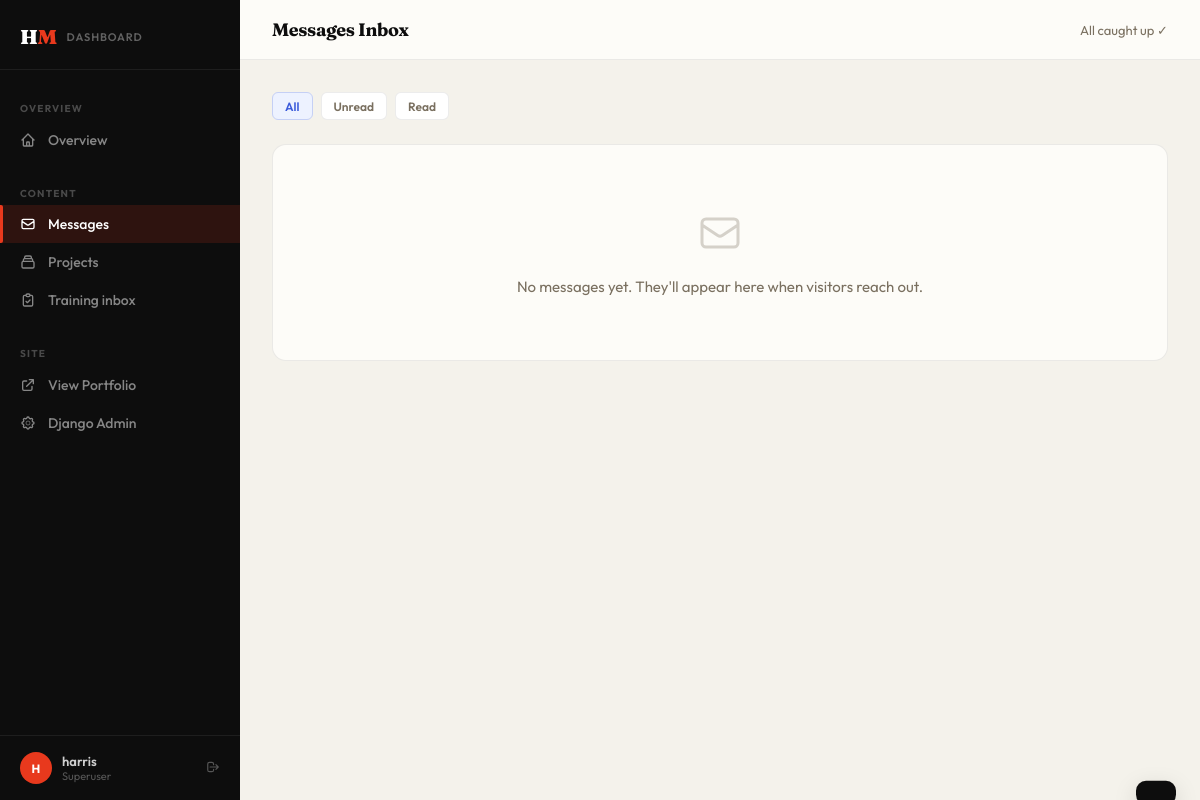
The app's page /dashboard/inbox/ (signed in), older data.
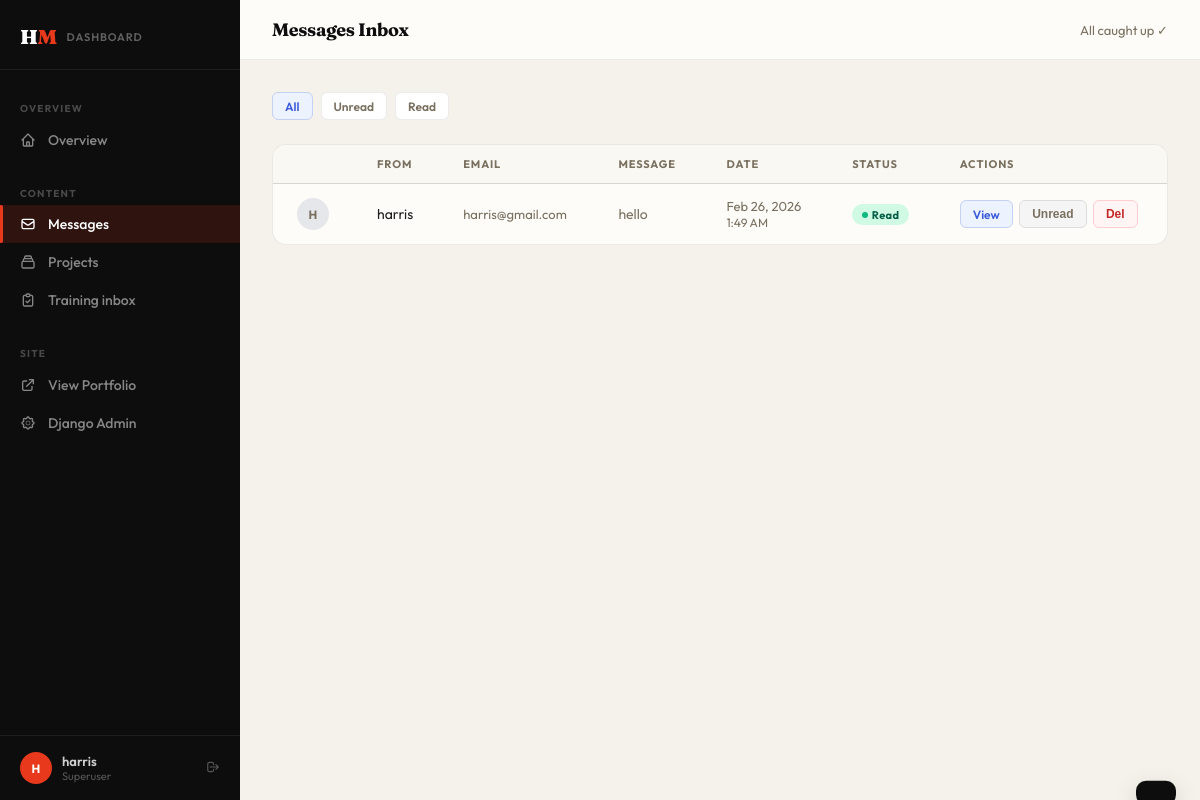
The same page, newer data.
### harrison/models.py (models this page shows, shortened)
class ContactMessage(models.Model):
    sender = models.ForeignKey(User, on_delete=models.SET_NULL, null=True, blank=True, related_name='sent_messages')
    email = models.EmailField(blank=True, null=True)
    name = models.CharField(max_length=100, blank=True)
    message = models.TextField()
    sent_at = models.DateTimeField(auto_now_add=True)
    is_read = models.BooleanField(default=False)
    class Meta:
        ordering = ['-sent_at']
    @property
    def display_name(self):
        if self.sender:
            return self.sender.get_full_name() or self.sender.username
        return self.name or 'Anonymous'
    @property
    def display_email(self):
        if self.sender:
            return self.sender.email
        return self.email or 'No email provided'

### harrison/views.py (the view)
    def wrapper(request, *args, **kwargs):
        if not request.user.is_authenticated:
            return redirect(f'/login/?next={request.path}')
        if not request.user.is_superuser:
            return redirect('home')
        return view_func(request, *args, **kwargs)

### harrison/context_processors.py (called while the page is built)
def agent(request):
    return {
        "AGENT_CHAT_URL": getattr(
            settings,
            "AGENT_CHAT_URL",
            "https://supervisors-moral-dive-program.trycloudflare.com/chat",
        ),
    }

### harrison/views.py (called while the page is built)
def superuser_required(view_func):
    def wrapper(request, *args, **kwargs):
        if not request.user.is_authenticated:
            return redirect(f'/login/?next={request.path}')
        if not request.user.is_superuser:
            return redirect('home')
        return view_func(request, *args, **kwargs)
    wrapper.__name__ = view_func.__name__
    return wrapper

@superuser_required
def inbox(request):
    filter_type = request.GET.get('filter', 'all')
    qs = ContactMessage.objects.all()
    if filter_type == 'unread':
        qs = qs.filter(is_read=False)
    elif filter_type == 'read':
        qs = qs.filter(is_read=True)
    unread_count = ContactMessage.objects.filter(is_read=False).count()
    return render(request, 'harrison/inbox.html', {
        'messages_list': qs,
        'filter_type': filter_type,
        'unread_count': unread_count,
    })

### harrison/templates/harrison/inbox.html (shortened to what the changed rows need)
{% extends 'harrison/dashboard_base.html' %}
{% block content %}
  <div class="dash-table-wrap">
    {% if messages_list %}
    <table>
      <thead>
        <tr>
          <th style="width:2.5rem;"></th>
          <th>From</th>
          <th>Email</th>
          <th>Message</th>
          <th>Date</th>
          <th>Status</th>
          <th>Actions</th>
        </tr>
      </thead>
      <tbody>
        {% for msg in messages_list %}
        <tr style="cursor:pointer;" id="msg-row-{{ msg.id }}">
          <td onclick="window.location='{% url 'message_detail' msg.id %}'">
            <div style="width:2rem;height:2rem;border-radius:50%;background:{% if msg.is_read %}#e5e7eb{% else %}var(--dash-ink){% endif %};color:{% if msg.is_read %}var(--dash-muted){% else %}white{% endif %};display:flex;align-items:center;justify-content:center;font-size:0.75rem;font-weight:700;">
              {{ msg.display_name|first|upper }}
            </div>
          </td>
          <td onclick="window.location='{% url 'message_detail' msg.id %}'" style="{% if not msg.is_read %}font-weight:700;color:var(--dash-ink);{% endif %}">
            {{ msg.display_name }}
          </td>
          <td onclick="window.location='{% url 'message_detail' msg.id %}'" style="font-size:0.8125rem;color:var(--dash-muted);">
            {% if msg.display_email != 'No email provided' %}
              {{ msg.display_email }}
            {% else %}
              <span style="color:#ccc;">—</span>
            {% endif %}
          </td>
          <td onclick="window.location='{% url 'message_detail' msg.id %}'" style="max-width:260px;overflow:hidden;text-overflow:ellipsis;white-space:nowrap;color:var(--dash-muted);font-size:0.875rem;">
            {{ msg.message|truncatechars:80 }}
          </td>
          <td onclick="window.location='{% url 'message_detail' msg.id %}'" style="font-size:0.8125rem;color:var(--dash-muted);white-space:nowrap;">
            {{ msg.sent_at|date:"M d, Y" }}<br>
            <span style="font-size:0.75rem;">{{ msg.sent_at|time:"g:i A" }}</span>
          </td>
          <td onclick="window.location='{% url 'message_detail' msg.id %}'">
            {% if msg.is_read %}
            <span class="badge badge-read" id="status-badge-{{ msg.id }}"><span class="badge-dot"></span>Read</span>
            {% else %}
            <span class="badge badge-new" id="status-badge-{{ msg.id }}"><span class="badge-dot"></span>New</span>
            {% endif %}
          </td>
          <td>
            <div style="display:flex;gap:0.4rem;">
              <a href="{% url 'message_detail' msg.id %}" class="action-btn action-btn-view">View</a>
              <button class="action-btn"
                      id="toggle-btn-{{ msg.id }}"
                      style="background:#f5f5f5;color:var(--dash-muted);border-color:#ddd;"
                      onclick="toggleRead({{ msg.id }})"
                      title="Toggle read status">
                {% if msg.is_read %}Unread{% else %}Read{% endif %}
              </button>
              <button class="action-btn action-btn-delete" onclick="confirmDelete({{ msg.id }}, '{{ msg.display_name|escapejs }}')">Del</button>
            </div>
          </td>
        </tr>
        {% endfor %}
      </tbody>
    </table>
    {% else %}
    <div class="empty-state">
      <svg fill="none" stroke="currentColor" viewBox="0 0 24 24"><path stroke-linecap="round" stroke-linejoin="round" stroke-width="1.5" d="M3 8l7.89 5.26a2 2 0 002.22 0L21 8M5 19h14a2 2 0 002-2V7a2 2 0 00-2-2H5a2 2 0 00-2 2v10a2 2 0 002 2z"/></svg>
      <p>
        {% if filter_type == 'unread' %}No unread messages.{% elif filter_type == 'read' %}No read messages yet.{% else %}No messages yet. They'll appear here when visitors reach out.{% endif %}
      </p>
    </div>
    {% endif %}
  </div>
{% endblock %}

Row changes from the older to the newer data that the page shows:
added ContactMessage: display_name|first "H", display_name "harris", display_email "harris@gmail.com", message "hello", sent_at "Feb 26, 2026", sent_at "1:49 AM", is_read "Unread"
Text that changed along with them:
text no longer shown: "No messages yet. They'll appear here when visitors reach out."
text now shown: "FROM EMAIL MESSAGE DATE STATUS ACTIONS"
